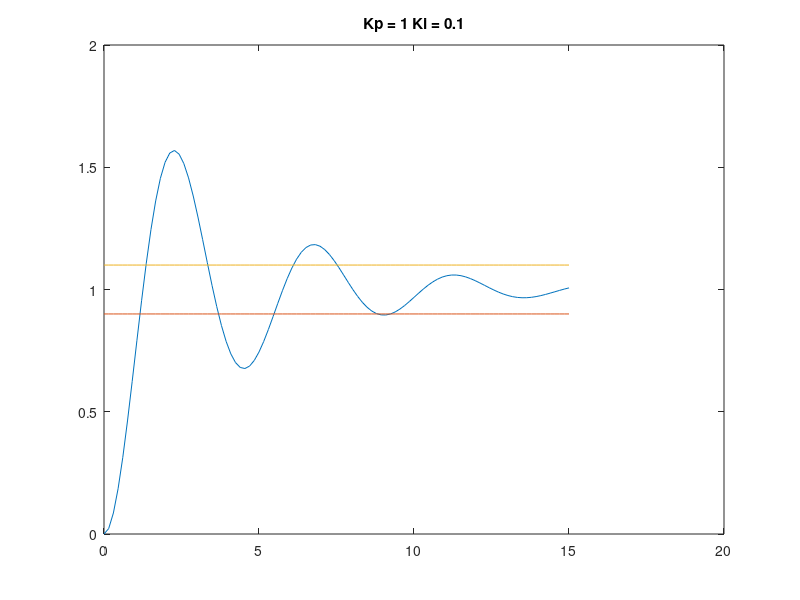
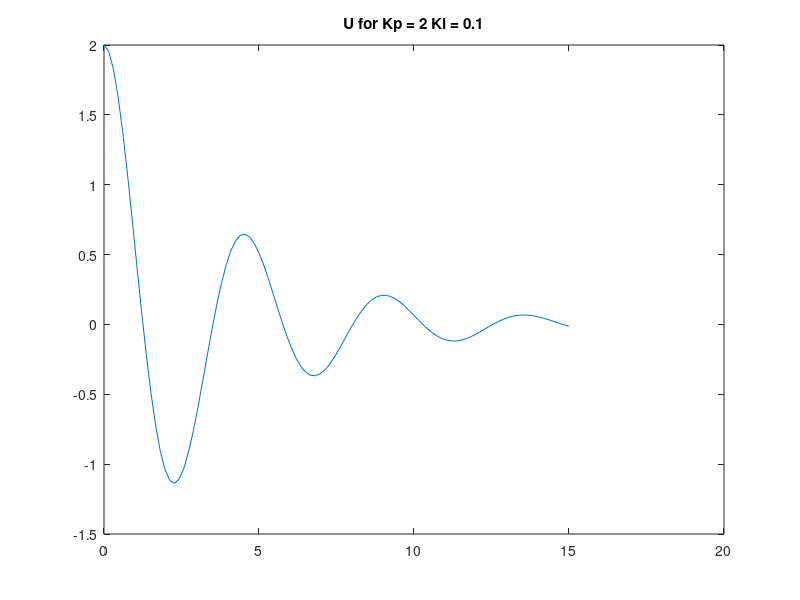

These charts were generated, in order, by the following MATLAB code:
t= linspace(0,15,100);
Kp = 2;
Ki = 0;

num = [0 Kp,Ki];
den = [1 0.5,Kp,Ki];
sys = tf(num, den);

lines = ones(100,1);

[b,t] = step(sys, t);
plot(t,b);
hold on;
plot(t,0.9*lines);
plot(t,1.1*lines);
title('Kp = 1 Ki = 0.1')

u = (1-b)*Kp;
figure();
plot(t,u);
title('U for Kp = 2 Ki = 0.1')